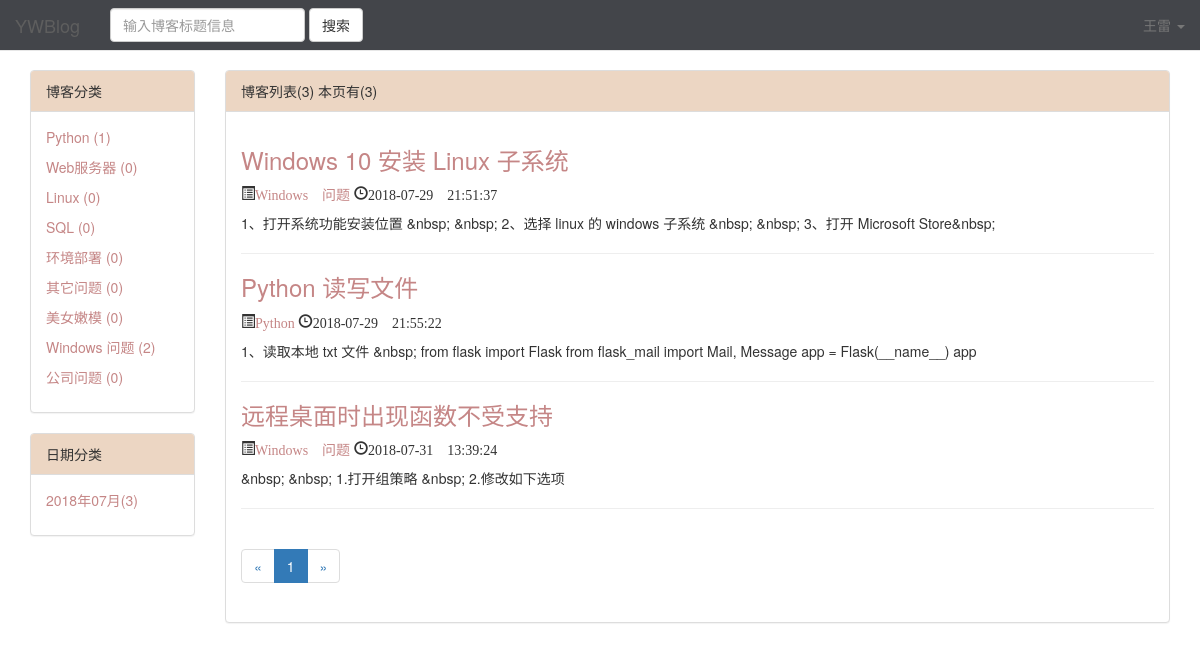
Page /blog/ (signed in) on the committed database.
### blog/models.py (models this page shows, shortened)
class BlogType(models.Model):
    type_name = models.CharField(max_length=32)
    def __str__(self):
        return self.type_name
    class Meta:
        db_table = 'blog_type'
        verbose_name = '博客类型'
        verbose_name_plural = '博客类型'

class Blog(models.Model):
    title = models.CharField(max_length=70)
    content = RichTextUploadingField()
    author = models.ForeignKey(User, to_field='id', on_delete=models.DO_NOTHING)
    blog_type = models.ForeignKey(BlogType, to_field='id', on_delete=models.DO_NOTHING)
    create_time = models.DateTimeField(auto_now_add=True)
    update_time = models.DateTimeField(auto_now=True)
    class Meta:
        db_table = 'blog'
        verbose_name = '博客'
        verbose_name_plural = '博客'

### blog/views.py (the view)
# urls.py: path('', views.blogList, name='home'),
@login_check
def blogList(request):
    blog_all_list = models.Blog.objects.all()
    context = getPublicAllList(request, blog_all_list)
    return render(request, 'blog/blog_list.html', context)

### blog/views.py (called while the page is built)
def context_func(request):
    context = {}
    context['SITE_NAME'] = settings.SITE_NAME
    return context

### utils/login_check.py (called while the page is built)
def login_check(func):
    @wraps(func)
    def inner(request, *args, **kwargs):
        if not request.session.get('username'):
            return redirect(reverse('login'))
        return func(request, *args, **kwargs)
    return inner

### blog/templates/blog/blog_list.html (shortened to what this page needs)
{% extends 'base.html' %}
{% block content %}
<div class="container">
    <div class="row">
      <div class="col-xs-0 col-sm-3 col-md-3 col-lg-2">
        <div class="panel panel-default">
          <div class="panel-heading" id="panel_color1">博客分类</div>
          <div class="panel-body">
            {% for blogtype in blog_types %}
              <p><a href="{% url 'blog_type_list' blogtype.id %}">{{ blogtype.type_name }} ({{ blogtype.blog_count_num }})</a></p>
             {% empty %}
                <h3>暂无分类</h3>
            {% endfor %}
          </div>
        </div>
        <div class="panel panel-default">
          <div class="panel-heading" id="panel_color2">日期分类</div>
          <div class="panel-body">
            {% for blog_date, blog_count in blog_dates.items %}
              <p><a href="{% url 'blog_date_list' blog_date.year blog_date.month %}">{{ blog_date | date:"Y年m月" }}({{ blog_count }})</a></p>
            {% empty %}
                <h3>暂无分类</h3>
            {% endfor %}
          </div>
        </div>
      </div>
      <div class="col-xs-12 col-sm-9  col-md-9 col-lg-10">
          <div class="panel panel-default">
          <div class="panel-heading" id="panel_color3">博客列表({{ total }}) 本页有({{ blogs|length }}) </div>
          <div class="panel-body">
            {% for blog in blogs %}
                <div class="blog">
                    <h3><a href="{% url 'blog_detail' blog.id %}">{{ blog.title }}</a></h3>
                    <p>
                        <span class="glyphicon glyphicon-list-alt" aria-hidden="true"><a href="{% url 'blog_type_list' blog.blog_type.id %}">{{ blog.blog_type }}</a></span>
                        <span class="glyphicon glyphicon-time" aria-hidden="true">{{ blog.create_time | date:"Y-m-d H:i:s" }}</span>
                    </p>
                    <p>{{ blog.content | striptags | truncatechars:120 }}</p>
                </div>
                <hr>
            {% empty %}
                <div class="blog">
                    <h3>暂无博客</h3>
                </div>
            {% endfor %}
          <div>
          <nav aria-label="Page navigation">
              <ul class="pagination">
              {% if current_page.has_previous %}
                <li>
                  <a href="?page={{ current_page.previous_page_number }}" aria-label="Previous">
                    <span aria-hidden="true">&laquo;</span>
                  </a>
                </li>
               {% else %}
                  <li>
                  <a  aria-label="Previous">
                    <span aria-hidden="true">&laquo;</span>
                  </a>
                </li>
              {% endif %}
              {% for page_num in page_range %}
                    {% if current_page.number == page_num %}
                        <li class="active"><a href="?page={{ page_num }}">{{ page_num }}</a></li>
                   {% else %}
                        <li><a href="?page={{ page_num }}">{{ page_num }}</a></li>
                   {% endif %}
              {% endfor %}
          {% if current_page.has_next %}
                <li>
                  <a href="?page={{ current_page.next_page_number }}" aria-label="Next">
                    <span aria-hidden="true">&raquo;</span>
                  </a>
                </li>
           {% else %}
                <li>
                  <a aria-label="Next">
                    <span aria-hidden="true">&raquo;</span>
                  </a>
                </li>
          {% endif %}
              </ul>
            </nav>
            </div>
          </div>
        </div>
      </div>
    </div>
</div>
{% endblock %}

### templates/base.html (style rules this page uses)
body { padding-top: 70px; }

### blog/templates/blog/blog_list.html (style rules this page uses)
#panel_color1 ,#panel_color2 , #panel_color3 { background-color: #ecd6c3; }
a { color: #c58686; }

### rows in the picture
BlogType: type_name "Python", blog_count_num "1"
BlogType: type_name "Web服务器", blog_count_num "0"
BlogType: type_name "Linux", blog_count_num "0"
BlogType: type_name "SQL", blog_count_num "0"
BlogType: type_name "环境部署", blog_count_num "0"
BlogType: type_name "其它问题", blog_count_num "0"
BlogType: type_name "美女嫩模", blog_count_num "0"
BlogType: type_name "Windows 问题", blog_count_num "2"
BlogType: type_name "公司问题", blog_count_num "0"
Blog: title "Windows 10 安装 Linux 子系统", blog_type "Windows 问题", create_time "2018-07-29 21:51:37", content "1、打开系统功能安装位置 &nbsp; &nbsp; 2、选择 linux 的 windows 子系统 &nbsp; &nbsp; 3、打开 Microsoft Store&nbsp;"
Blog: title "Python 读写文件", blog_type "Python", create_time "2018-07-29 21:55:22", content "1、读取本地 txt 文件 &nbsp; from flask import Flask from flask_mail import Mail, Message app = Flask(__name__) app"
Blog: title "远程桌面时出现函数不受支持", blog_type "Windows 问题", create_time "2018-07-31 13:39:24", content "&nbsp; &nbsp; 1.打开组策略 &nbsp; 2.修改如下选项"

### other values in the picture
{{ SITE_NAME }} "YWBlog"
{{ request.session.username }} "王雷"
{{ blog_date | date:"Y年m月" }} "2018年07月"
{{ blog_count }} "3"
{{ total }} "3"
{{ blogs|length }} "3"
{{ page_num }} "1"
